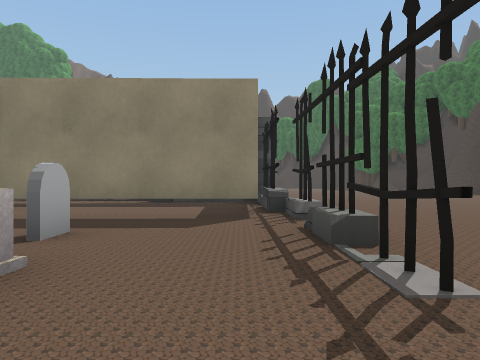
View 1 (above)

17 first-person views from a walk through a scene from a Unity 3-D project. The camera is 1.5 m above the floor, looks level and sees 70° across. The floor is counted in squares, 2.42 m on a side. Each view is taken from the middle of a square. On the plan, view 1 faces up. The plan holds only what a view shows up to about 10 squares ahead; the rest is blank. The place goes on beyond the plan. Some trees and plants on the terrain are drawn as simple stand-ins. The player is left out. Some surface patterns are stand-ins.

View 2
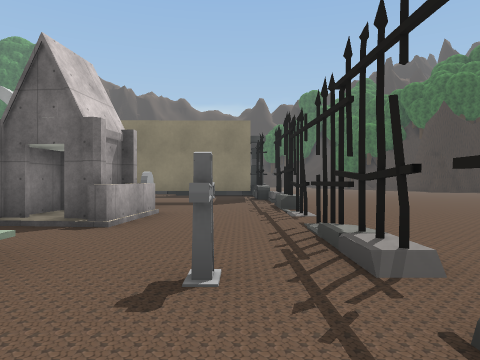

View 3
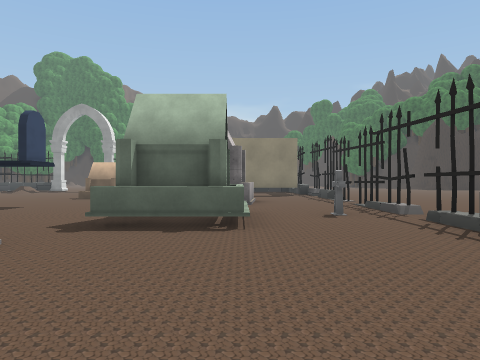

View 4
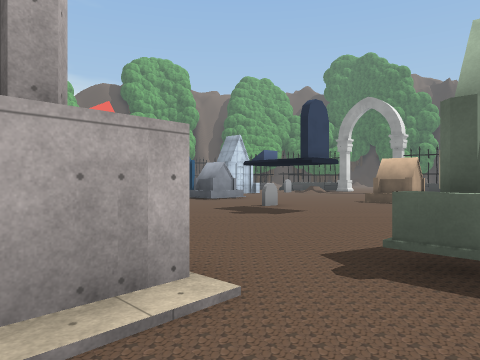

View 5
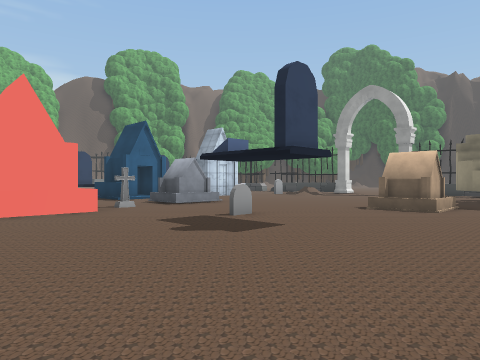

View 6
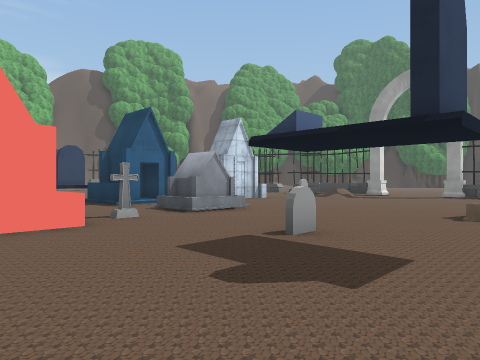

View 7
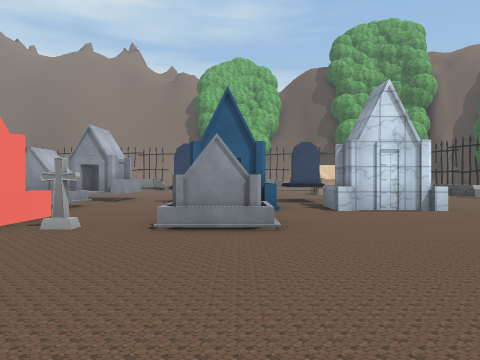

View 8
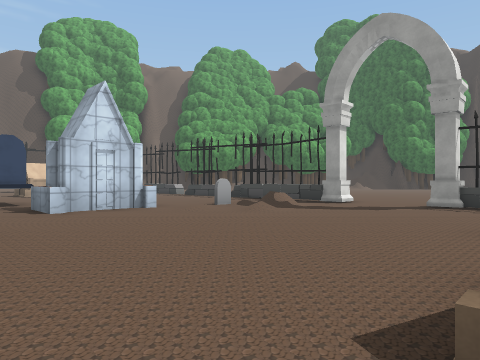

View 9
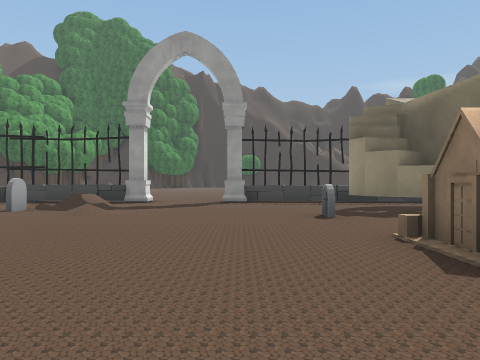

View 10
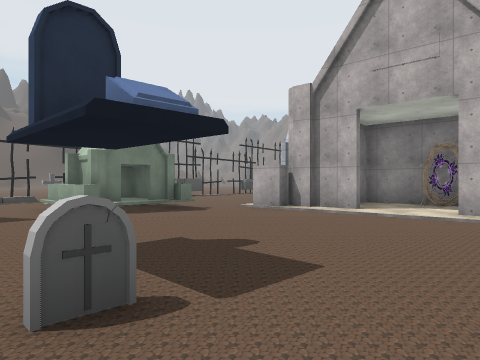

View 11
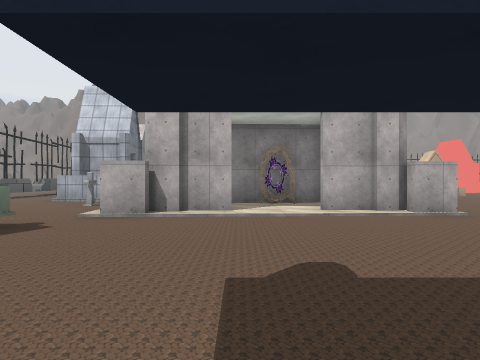

View 12
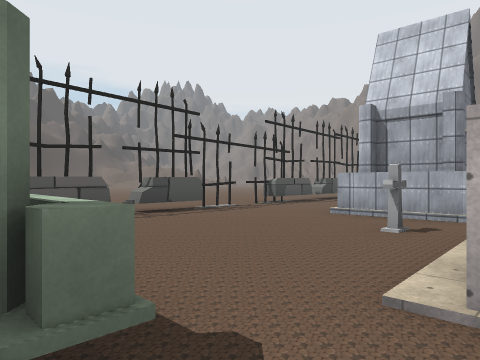

View 13
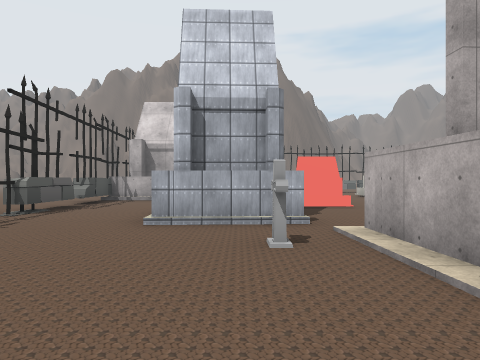

View 14
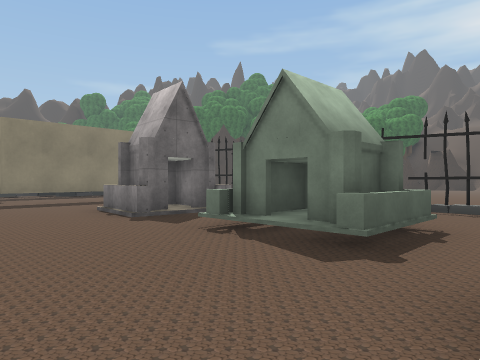

View 15
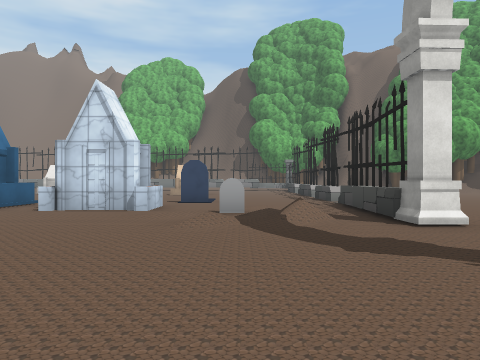

View 16
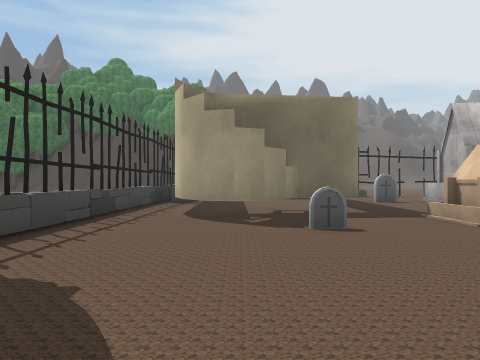

View 17
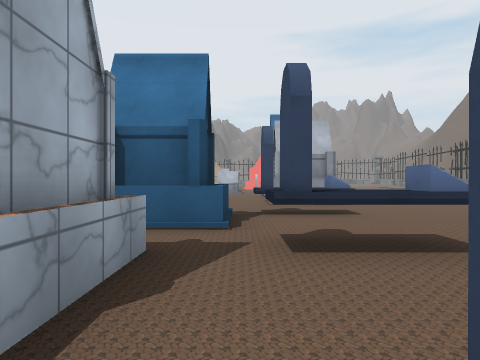

### Floor plan
Key: @ floor where view 1 was taken; # wall or solid block; x gap in a wall; . floor; / step, stairs or slope; = window, fence, low wall or low ledge; ^ raised ledge; T tombstone.
Columns run from 17 left of view 1 to 6 right of it. Each row starts with its distance up from view 1.
 13    .
 12    .....
 11 ^^^.##..^^^=^
 10 ..===.......===^^## ....
  9 ....//.....###   #= ....
  8 ....T/.....##    #......
  7 T...//...T.##    #^....
  6 ..##........######^.....
  5 ..##....................
  4 T.##......##...T..^.....
  3 ..x...............x....
  2 ..##.#.......###......
  1 T.##.#.......###......
  0 T.....T..T.......@x...
 -1 ....#=............x..
 -2 #.#####......###.T#.
 -3    #  #......##^..x
 -4       ............x
 -5       .#....#.....#
 -6      ..##..##.....#
 -7         #..##.T...#..
 -8         #=###.....#..
 -9             ..##.....
-10             ..##..x.
-11            ..   ..#.
-12            .#   ..#.
-13                 ..#.
-14                  .#.

Where each view was taken, in squares from view 1:
view 1: 0 up, 0 right, facing up
view 2: 4 down, 0 right, facing up
view 3: 8 down, 2 left, facing up
view 4: 6 down, 3 left, facing up-left
view 5: 4 down, 4 left, facing up-left
view 6: 3 down, 6 left, facing up-left
view 7: 2 up, 7 left, facing left
view 8: 2 up, 7 left, facing up-left
view 9: 1 up, 9 left, facing up
view 10: 1 up, 10 left, facing down-right
view 11: 1 up, 7 left, facing down
view 12: 3 down, 5 left, facing down-right
view 13: 4 down, 3 left, facing down
view 14: 5 down, 7 left, facing up-right
view 15: 8 up, 7 left, facing left
view 16: 8 up, 12 left, facing right
view 17: 7 up, 16 left, facing down
